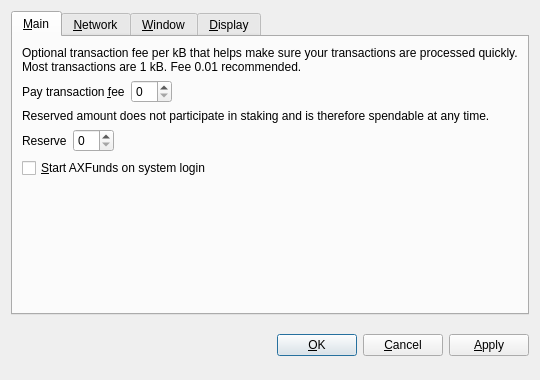
<?xml version="1.0" encoding="UTF-8"?>
<ui version="4.0">
 <class>OptionsDialog</class>
 <widget class="QDialog" name="OptionsDialog">
  <property name="geometry">
   <rect>
    <x>0</x>
    <y>0</y>
    <width>540</width>
    <height>380</height>
   </rect>
  </property>
  <property name="windowTitle">
   <string>Options</string>
  </property>
  <property name="modal">
   <bool>true</bool>
  </property>
  <layout class="QVBoxLayout" name="verticalLayout">
   <item>
    <widget class="QTabWidget" name="tabWidget">
     <property name="tabPosition">
      <enum>QTabWidget::North</enum>
     </property>
     <property name="currentIndex">
      <number>0</number>
     </property>
     <widget class="QWidget" name="tabMain">
      <attribute name="title">
       <string>&amp;Main</string>
      </attribute>
      <layout class="QVBoxLayout" name="verticalLayout_Main">
       <item>
        <widget class="QLabel" name="transactionFeeInfoLabel">
         <property name="text">
          <string>Optional transaction fee per kB that helps make sure your transactions are processed quickly. Most transactions are 1 kB. Fee 0.01 recommended.</string>
         </property>
         <property name="textFormat">
          <enum>Qt::PlainText</enum>
         </property>
         <property name="wordWrap">
          <bool>true</bool>
         </property>
        </widget>
       </item>
       <item>
        <layout class="QHBoxLayout" name="horizontalLayoutFee">
         <item>
          <widget class="QLabel" name="transactionFeeLabel">
           <property name="text">
            <string>Pay transaction &amp;fee</string>
           </property>
           <property name="textFormat">
            <enum>Qt::PlainText</enum>
           </property>
           <property name="buddy">
            <cstring>transactionFee</cstring>
           </property>
          </widget>
         </item>
         <item>
          <widget class="BitcoinAmountField" name="transactionFee"/>
         </item>
         <item>
          <spacer name="horizontalSpacerFee">
           <property name="orientation">
            <enum>Qt::Horizontal</enum>
           </property>
           <property name="sizeHint" stdset="0">
            <size>
             <width>40</width>
             <height>20</height>
            </size>
           </property>
          </spacer>
         </item>
        </layout>
       </item>
       <item>
        <widget class="QLabel" name="reserveBalanceInfoLabel">
         <property name="text">
          <string>Reserved amount does not participate in staking and is therefore spendable at any time.</string>
         </property>
         <property name="textFormat">
          <enum>Qt::PlainText</enum>
         </property>
         <property name="wordWrap">
          <bool>true</bool>
         </property>
        </widget>
       </item>
       <item>
        <layout class="QHBoxLayout" name="horizontalLayoutReserveBalance">
         <item>
          <widget class="QLabel" name="reserveBalanceLabel">
           <property name="text">
            <string>Reserve</string>
           </property>
           <property name="textFormat">
            <enum>Qt::PlainText</enum>
           </property>
           <property name="buddy">
            <cstring>reserveBalance</cstring>
           </property>
          </widget>
         </item>
         <item>
          <widget class="BitcoinAmountField" name="reserveBalance"/>
         </item>
         <item>
          <spacer name="horizontalSpacerReserveBalance">
           <property name="orientation">
            <enum>Qt::Horizontal</enum>
           </property>
           <property name="sizeHint" stdset="0">
            <size>
             <width>40</width>
             <height>20</height>
            </size>
           </property>
          </spacer>
         </item>
        </layout>
       </item>
       <item>
        <widget class="QCheckBox" name="bitcoinAtStartup">
         <property name="toolTip">
          <string>Automatically start AXFunds after logging in to the system.</string>
         </property>
         <property name="text">
          <string>&amp;Start AXFunds on system login</string>
         </property>
        </widget>
       </item>
       <item>
        <spacer name="verticalSpacer_Main">
         <property name="orientation">
          <enum>Qt::Vertical</enum>
         </property>
         <property name="sizeHint" stdset="0">
          <size>
           <width>20</width>
           <height>40</height>
          </size>
         </property>
        </spacer>
       </item>
      </layout>
     </widget>
     <widget class="QWidget" name="tabNetwork">
      <attribute name="title">
       <string>&amp;Network</string>
      </attribute>
      <layout class="QVBoxLayout" name="verticalLayout_Network">
       <item>
        <widget class="QCheckBox" name="mapPortUpnp">
         <property name="toolTip">
          <string>Automatically open the AXFunds client port on the router. This only works when your router supports UPnP and it is enabled.</string>
         </property>
         <property name="text">
          <string>Map port using &amp;UPnP</string>
         </property>
        </widget>
       </item>
       <item>
        <widget class="QCheckBox" name="connectSocks">
         <property name="toolTip">
          <string>Connect to the AXFunds network through a SOCKS5 proxy (e.g. when connecting through Tor).</string>
         </property>
         <property name="text">
          <string>&amp;Connect through SOCKS5 proxy:</string>
         </property>
        </widget>
       </item>
       <item>
        <layout class="QHBoxLayout" name="horizontalLayout_Network">
         <item>
          <widget class="QLabel" name="proxyIpLabel">
           <property name="text">
            <string>Proxy &amp;IP:</string>
           </property>
           <property name="textFormat">
            <enum>Qt::PlainText</enum>
           </property>
           <property name="buddy">
            <cstring>proxyIp</cstring>
           </property>
          </widget>
         </item>
         <item>
          <widget class="QValidatedLineEdit" name="proxyIp">
           <property name="maximumSize">
            <size>
             <width>140</width>
             <height>16777215</height>
            </size>
           </property>
           <property name="toolTip">
            <string>IP address of the proxy (e.g. 127.0.0.1)</string>
           </property>
          </widget>
         </item>
         <item>
          <widget class="QLabel" name="proxyPortLabel">
           <property name="text">
            <string>&amp;Port:</string>
           </property>
           <property name="textFormat">
            <enum>Qt::PlainText</enum>
           </property>
           <property name="buddy">
            <cstring>proxyPort</cstring>
           </property>
          </widget>
         </item>
         <item>
          <widget class="QLineEdit" name="proxyPort">
           <property name="maximumSize">
            <size>
             <width>55</width>
             <height>16777215</height>
            </size>
           </property>
           <property name="toolTip">
            <string>Port of the proxy (e.g. 9050)</string>
           </property>
          </widget>
         </item>
         <item>
          <spacer name="horizontalSpacer_Network">
           <property name="orientation">
            <enum>Qt::Horizontal</enum>
           </property>
           <property name="sizeHint" stdset="0">
            <size>
             <width>40</width>
             <height>20</height>
            </size>
           </property>
          </spacer>
         </item>
        </layout>
       </item>
       <item>
        <spacer name="verticalSpacer_Network">
         <property name="orientation">
          <enum>Qt::Vertical</enum>
         </property>
         <property name="sizeHint" stdset="0">
          <size>
           <width>20</width>
           <height>40</height>
          </size>
         </property>
        </spacer>
       </item>
      </layout>
     </widget>
     <widget class="QWidget" name="tabWindow">
      <attribute name="title">
       <string>&amp;Window</string>
      </attribute>
      <layout class="QVBoxLayout" name="verticalLayout_Window">
       <item>
        <widget class="QCheckBox" name="minimizeToTray">
         <property name="toolTip">
          <string>Show only a tray icon after minimizing the window.</string>
         </property>
         <property name="text">
          <string>&amp;Minimize to the tray instead of the taskbar</string>
         </property>
        </widget>
       </item>
       <item>
        <widget class="QCheckBox" name="minimizeOnClose">
         <property name="toolTip">
          <string>Minimize instead of exit the application when the window is closed. When this option is enabled, the application will be closed only after selecting Quit in the menu.</string>
         </property>
         <property name="text">
          <string>M&amp;inimize on close</string>
         </property>
        </widget>
       </item>
       <item>
        <spacer name="verticalSpacer_Window">
         <property name="orientation">
          <enum>Qt::Vertical</enum>
         </property>
         <property name="sizeHint" stdset="0">
          <size>
           <width>20</width>
           <height>40</height>
          </size>
         </property>
        </spacer>
       </item>
      </layout>
     </widget>
     <widget class="QWidget" name="tabDisplay">
      <attribute name="title">
       <string>&amp;Display</string>
      </attribute>
      <layout class="QVBoxLayout" name="verticalLayout_Display">
       <item>
        <layout class="QHBoxLayout" name="horizontalLayout_1_Display">
         <item>
          <widget class="QLabel" name="langLabel">
           <property name="text">
            <string>User Interface &amp;language:</string>
           </property>
           <property name="textFormat">
            <enum>Qt::PlainText</enum>
           </property>
           <property name="buddy">
            <cstring>lang</cstring>
           </property>
          </widget>
         </item>
         <item>
          <widget class="QValueComboBox" name="lang">
           <property name="toolTip">
            <string>The user interface language can be set here. This setting will take effect after restarting AXFunds.</string>
           </property>
          </widget>
         </item>
        </layout>
       </item>
       <item>
        <layout class="QHBoxLayout" name="horizontalLayout_2_Display">
         <item>
          <widget class="QLabel" name="unitLabel">
           <property name="text">
            <string>&amp;Unit to show amounts in:</string>
           </property>
           <property name="textFormat">
            <enum>Qt::PlainText</enum>
           </property>
           <property name="buddy">
            <cstring>unit</cstring>
           </property>
          </widget>
         </item>
         <item>
          <widget class="QValueComboBox" name="unit">
           <property name="toolTip">
            <string>Choose the default subdivision unit to show in the interface and when sending coins.</string>
           </property>
          </widget>
         </item>
        </layout>
       </item>
       <item>
        <widget class="QCheckBox" name="coinControlFeatures">
         <property name="toolTip">
          <string>Whether to show coin control features or not.</string>
         </property>
         <property name="text">
          <string>Display coin &amp;control features (experts only!)</string>
         </property>
        </widget>
       </item>
       <item>
        <widget class="QCheckBox" name="useBlackTheme">
         <property name="text">
          <string>Use black visual theme (requires restart)</string>
         </property>
        </widget>
       </item>
       <item>
        <spacer name="verticalSpacer_Display">
         <property name="orientation">
          <enum>Qt::Vertical</enum>
         </property>
         <property name="sizeHint" stdset="0">
          <size>
           <width>20</width>
           <height>40</height>
          </size>
         </property>
        </spacer>
       </item>
      </layout>
     </widget>
    </widget>
   </item>
   <item>
    <layout class="QHBoxLayout" name="horizontalLayout_Buttons">
     <item>
      <spacer name="horizontalSpacer_1">
       <property name="orientation">
        <enum>Qt::Horizontal</enum>
       </property>
       <property name="sizeHint" stdset="0">
        <size>
         <width>40</width>
         <height>48</height>
        </size>
       </property>
      </spacer>
     </item>
     <item>
      <widget class="QLabel" name="statusLabel">
       <property name="font">
        <font>
         <weight>75</weight>
         <bold>true</bold>
        </font>
       </property>
       <property name="text">
        <string/>
       </property>
       <property name="textFormat">
        <enum>Qt::PlainText</enum>
       </property>
       <property name="wordWrap">
        <bool>true</bool>
       </property>
      </widget>
     </item>
     <item>
      <spacer name="horizontalSpacer_2">
       <property name="orientation">
        <enum>Qt::Horizontal</enum>
       </property>
       <property name="sizeHint" stdset="0">
        <size>
         <width>40</width>
         <height>48</height>
        </size>
       </property>
      </spacer>
     </item>
     <item>
      <widget class="QPushButton" name="okButton">
       <property name="text">
        <string>&amp;OK</string>
       </property>
      </widget>
     </item>
     <item>
      <widget class="QPushButton" name="cancelButton">
       <property name="text">
        <string>&amp;Cancel</string>
       </property>
       <property name="autoDefault">
        <bool>false</bool>
       </property>
      </widget>
     </item>
     <item>
      <widget class="QPushButton" name="applyButton">
       <property name="text">
        <string>&amp;Apply</string>
       </property>
       <property name="autoDefault">
        <bool>false</bool>
       </property>
      </widget>
     </item>
    </layout>
   </item>
  </layout>
 </widget>
 <customwidgets>
  <customwidget>
   <class>BitcoinAmountField</class>
   <extends>QSpinBox</extends>
   <header>bitcoinamountfield.h</header>
  </customwidget>
  <customwidget>
   <class>QValueComboBox</class>
   <extends>QComboBox</extends>
   <header>qvaluecombobox.h</header>
  </customwidget>
  <customwidget>
   <class>QValidatedLineEdit</class>
   <extends>QLineEdit</extends>
   <header>qvalidatedlineedit.h</header>
  </customwidget>
 </customwidgets>
 <resources/>
 <connections/>
</ui>
